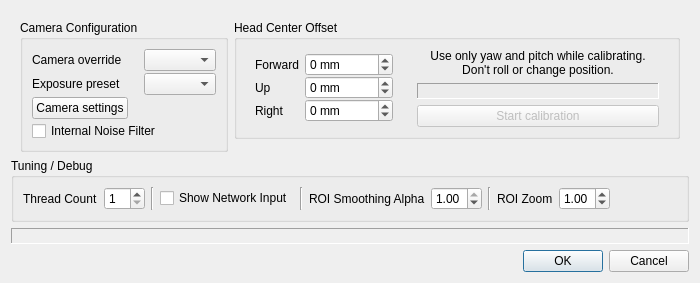
<?xml version="1.0" encoding="UTF-8"?>
<ui version="4.0">
 <class>Form</class>
 <widget class="QWidget" name="Form">
  <property name="windowModality">
   <enum>Qt::NonModal</enum>
  </property>
  <property name="geometry">
   <rect>
    <x>0</x>
    <y>0</y>
    <width>654</width>
    <height>253</height>
   </rect>
  </property>
  <property name="windowTitle">
   <string>Tracker settings</string>
  </property>
  <layout class="QGridLayout" name="gridLayout">
   <item row="5" column="0">
    <widget class="QGroupBox" name="tuningOptionsBox">
     <property name="sizePolicy">
      <sizepolicy hsizetype="Preferred" vsizetype="Preferred">
       <horstretch>0</horstretch>
       <verstretch>0</verstretch>
      </sizepolicy>
     </property>
     <property name="minimumSize">
      <size>
       <width>0</width>
       <height>0</height>
      </size>
     </property>
     <property name="autoFillBackground">
      <bool>true</bool>
     </property>
     <property name="title">
      <string>Tuning / Debug</string>
     </property>
     <layout class="QGridLayout" name="gridLayout_2">
      <item row="0" column="4">
       <widget class="Line" name="line">
        <property name="orientation">
         <enum>Qt::Vertical</enum>
        </property>
       </widget>
      </item>
      <item row="0" column="1">
       <widget class="QSpinBox" name="threadCount">
        <property name="toolTip">
         <string>Number of threads. Can be used to balance the CPU load between the game and the tracker.</string>
        </property>
        <property name="minimum">
         <number>1</number>
        </property>
        <property name="maximum">
         <number>32</number>
        </property>
       </widget>
      </item>
      <item row="0" column="2">
       <widget class="Line" name="line_3">
        <property name="orientation">
         <enum>Qt::Vertical</enum>
        </property>
       </widget>
      </item>
      <item row="0" column="12">
       <widget class="QDoubleSpinBox" name="roiZoom">
        <property name="toolTip">
         <string>Zoom factor for the face region. Applied before the patch is fed into the pose estimation model. There is a sweet spot near 1.</string>
        </property>
        <property name="minimum">
         <double>0.100000000000000</double>
        </property>
        <property name="maximum">
         <double>2.000000000000000</double>
        </property>
        <property name="singleStep">
         <double>0.010000000000000</double>
        </property>
        <property name="value">
         <double>1.000000000000000</double>
        </property>
       </widget>
      </item>
      <item row="0" column="9">
       <widget class="QDoubleSpinBox" name="roiFilterAlpha">
        <property name="sizePolicy">
         <sizepolicy hsizetype="Minimum" vsizetype="Fixed">
          <horstretch>0</horstretch>
          <verstretch>0</verstretch>
         </sizepolicy>
        </property>
        <property name="maximumSize">
         <size>
          <width>150</width>
          <height>16777215</height>
         </size>
        </property>
        <property name="toolTip">
         <string>Amount of smoothing of the face region coordinates. Can help stabilize the pose.</string>
        </property>
        <property name="wrapping">
         <bool>false</bool>
        </property>
        <property name="decimals">
         <number>2</number>
        </property>
        <property name="maximum">
         <double>1.000000000000000</double>
        </property>
        <property name="singleStep">
         <double>0.010000000000000</double>
        </property>
        <property name="value">
         <double>1.000000000000000</double>
        </property>
       </widget>
      </item>
      <item row="0" column="11">
       <widget class="QLabel" name="roiZoomLabel">
        <property name="text">
         <string>ROI Zoom</string>
        </property>
       </widget>
      </item>
      <item row="0" column="8">
       <widget class="QLabel" name="roiFilterAlphaLabel">
        <property name="sizePolicy">
         <sizepolicy hsizetype="Minimum" vsizetype="Minimum">
          <horstretch>0</horstretch>
          <verstretch>0</verstretch>
         </sizepolicy>
        </property>
        <property name="text">
         <string>ROI Smoothing Alpha</string>
        </property>
       </widget>
      </item>
      <item row="0" column="3">
       <widget class="QCheckBox" name="showNetworkInput">
        <property name="sizePolicy">
         <sizepolicy hsizetype="Minimum" vsizetype="Fixed">
          <horstretch>0</horstretch>
          <verstretch>0</verstretch>
         </sizepolicy>
        </property>
        <property name="toolTip">
         <string>Show the image patch that the pose estimation model sees.</string>
        </property>
        <property name="text">
         <string>Show Network Input</string>
        </property>
       </widget>
      </item>
      <item row="0" column="10">
       <widget class="Line" name="line_2">
        <property name="orientation">
         <enum>Qt::Vertical</enum>
        </property>
       </widget>
      </item>
      <item row="0" column="0">
       <widget class="QLabel" name="threadCountLabel">
        <property name="text">
         <string>Thread Count</string>
        </property>
       </widget>
      </item>
      <item row="0" column="13">
       <spacer name="horizontalSpacer">
        <property name="orientation">
         <enum>Qt::Horizontal</enum>
        </property>
        <property name="sizeHint" stdset="0">
         <size>
          <width>40</width>
          <height>20</height>
         </size>
        </property>
       </spacer>
      </item>
     </layout>
    </widget>
   </item>
   <item row="10" column="0">
    <widget class="QDialogButtonBox" name="buttonBox">
     <property name="standardButtons">
      <set>QDialogButtonBox::Cancel|QDialogButtonBox::Ok</set>
     </property>
    </widget>
   </item>
   <item row="8" column="0">
    <widget class="QLabel" name="resolution_display">
     <property name="autoFillBackground">
      <bool>true</bool>
     </property>
     <property name="frameShape">
      <enum>QFrame::Panel</enum>
     </property>
     <property name="frameShadow">
      <enum>QFrame::Sunken</enum>
     </property>
     <property name="text">
      <string notr="true"/>
     </property>
    </widget>
   </item>
   <item row="1" column="0">
    <widget class="QWidget" name="widget" native="true">
     <layout class="QHBoxLayout" name="horizontalLayout_2">
      <property name="bottomMargin">
       <number>0</number>
      </property>
      <item alignment="Qt::AlignTop">
       <widget class="QGroupBox" name="groupBox">
        <property name="sizePolicy">
         <sizepolicy hsizetype="Maximum" vsizetype="Preferred">
          <horstretch>0</horstretch>
          <verstretch>0</verstretch>
         </sizepolicy>
        </property>
        <property name="autoFillBackground">
         <bool>true</bool>
        </property>
        <property name="title">
         <string>Camera Configuration</string>
        </property>
        <property name="flat">
         <bool>false</bool>
        </property>
        <property name="checkable">
         <bool>false</bool>
        </property>
        <layout class="QHBoxLayout" name="horizontalLayout">
         <property name="spacing">
          <number>10</number>
         </property>
         <property name="bottomMargin">
          <number>8</number>
         </property>
         <item>
          <layout class="QGridLayout" name="gridLayout_3">
           <property name="sizeConstraint">
            <enum>QLayout::SetDefaultConstraint</enum>
           </property>
           <property name="leftMargin">
            <number>0</number>
           </property>
           <property name="topMargin">
            <number>0</number>
           </property>
           <property name="rightMargin">
            <number>0</number>
           </property>
           <property name="bottomMargin">
            <number>0</number>
           </property>
           <property name="horizontalSpacing">
            <number>16</number>
           </property>
           <property name="verticalSpacing">
            <number>2</number>
           </property>
           <item row="0" column="1">
            <widget class="QComboBox" name="cameraName">
             <property name="sizePolicy">
              <sizepolicy hsizetype="Preferred" vsizetype="Maximum">
               <horstretch>0</horstretch>
               <verstretch>0</verstretch>
              </sizepolicy>
             </property>
            </widget>
           </item>
           <item row="0" column="0">
            <widget class="QLabel" name="label_10">
             <property name="text">
              <string>Camera override</string>
             </property>
            </widget>
           </item>
           <item row="1" column="1">
            <widget class="QComboBox" name="exposure_preset">
             <property name="sizePolicy">
              <sizepolicy hsizetype="Preferred" vsizetype="Maximum">
               <horstretch>0</horstretch>
               <verstretch>0</verstretch>
              </sizepolicy>
             </property>
            </widget>
           </item>
           <item row="1" column="0">
            <widget class="QLabel" name="label">
             <property name="text">
              <string>Exposure preset</string>
             </property>
            </widget>
           </item>
           <item row="3" column="0" colspan="2">
            <widget class="QCheckBox" name="internal_filter_enabled">
             <property name="text">
              <string>Internal Noise Filter</string>
             </property>
            </widget>
           </item>
           <item row="2" column="0">
            <widget class="QPushButton" name="camera_settings">
             <property name="sizePolicy">
              <sizepolicy hsizetype="Maximum" vsizetype="Maximum">
               <horstretch>0</horstretch>
               <verstretch>0</verstretch>
              </sizepolicy>
             </property>
             <property name="text">
              <string>Camera settings</string>
             </property>
            </widget>
           </item>
          </layout>
         </item>
        </layout>
       </widget>
      </item>
      <item alignment="Qt::AlignTop">
       <widget class="QGroupBox" name="groupBox_10">
        <property name="sizePolicy">
         <sizepolicy hsizetype="Preferred" vsizetype="Preferred">
          <horstretch>0</horstretch>
          <verstretch>0</verstretch>
         </sizepolicy>
        </property>
        <property name="autoFillBackground">
         <bool>true</bool>
        </property>
        <property name="title">
         <string>Head Center Offset</string>
        </property>
        <layout class="QGridLayout" name="gridLayout_5">
         <property name="bottomMargin">
          <number>0</number>
         </property>
         <item row="0" column="0">
          <widget class="QFrame" name="frame_4">
           <property name="sizePolicy">
            <sizepolicy hsizetype="Preferred" vsizetype="Maximum">
             <horstretch>0</horstretch>
             <verstretch>0</verstretch>
            </sizepolicy>
           </property>
           <property name="maximumSize">
            <size>
             <width>16777215</width>
             <height>16777215</height>
            </size>
           </property>
           <property name="frameShape">
            <enum>QFrame::NoFrame</enum>
           </property>
           <property name="frameShadow">
            <enum>QFrame::Raised</enum>
           </property>
           <layout class="QGridLayout" name="gridLayout_11">
            <property name="sizeConstraint">
             <enum>QLayout::SetDefaultConstraint</enum>
            </property>
            <property name="topMargin">
             <number>0</number>
            </property>
            <property name="verticalSpacing">
             <number>0</number>
            </property>
            <item row="1" column="1">
             <widget class="QSpinBox" name="ty_spin">
              <property name="maximumSize">
               <size>
                <width>150</width>
                <height>16777215</height>
               </size>
              </property>
              <property name="suffix">
               <string> mm</string>
              </property>
              <property name="minimum">
               <number>-65535</number>
              </property>
              <property name="maximum">
               <number>65536</number>
              </property>
             </widget>
            </item>
            <item row="0" column="1">
             <widget class="QSpinBox" name="tx_spin">
              <property name="maximumSize">
               <size>
                <width>150</width>
                <height>16777215</height>
               </size>
              </property>
              <property name="suffix">
               <string> mm</string>
              </property>
              <property name="minimum">
               <number>-65535</number>
              </property>
              <property name="maximum">
               <number>65536</number>
              </property>
             </widget>
            </item>
            <item row="1" column="0">
             <widget class="QLabel" name="label_62">
              <property name="sizePolicy">
               <sizepolicy hsizetype="Maximum" vsizetype="Preferred">
                <horstretch>0</horstretch>
                <verstretch>0</verstretch>
               </sizepolicy>
              </property>
              <property name="text">
               <string>Up</string>
              </property>
             </widget>
            </item>
            <item row="0" column="0">
             <widget class="QLabel" name="label_61">
              <property name="sizePolicy">
               <sizepolicy hsizetype="Maximum" vsizetype="Preferred">
                <horstretch>0</horstretch>
                <verstretch>0</verstretch>
               </sizepolicy>
              </property>
              <property name="text">
               <string>Forward</string>
              </property>
             </widget>
            </item>
            <item row="2" column="1">
             <widget class="QSpinBox" name="tz_spin">
              <property name="maximumSize">
               <size>
                <width>150</width>
                <height>16777215</height>
               </size>
              </property>
              <property name="suffix">
               <string> mm</string>
              </property>
              <property name="minimum">
               <number>-65535</number>
              </property>
              <property name="maximum">
               <number>65536</number>
              </property>
             </widget>
            </item>
            <item row="2" column="0">
             <widget class="QLabel" name="label_66">
              <property name="sizePolicy">
               <sizepolicy hsizetype="Maximum" vsizetype="Preferred">
                <horstretch>0</horstretch>
                <verstretch>0</verstretch>
               </sizepolicy>
              </property>
              <property name="text">
               <string>Right</string>
              </property>
             </widget>
            </item>
           </layout>
          </widget>
         </item>
         <item row="0" column="1">
          <widget class="QFrame" name="frame_5">
           <property name="sizePolicy">
            <sizepolicy hsizetype="Preferred" vsizetype="Maximum">
             <horstretch>0</horstretch>
             <verstretch>0</verstretch>
            </sizepolicy>
           </property>
           <property name="minimumSize">
            <size>
             <width>260</width>
             <height>0</height>
            </size>
           </property>
           <property name="frameShape">
            <enum>QFrame::NoFrame</enum>
           </property>
           <property name="frameShadow">
            <enum>QFrame::Raised</enum>
           </property>
           <layout class="QVBoxLayout" name="verticalLayout_2">
            <property name="topMargin">
             <number>0</number>
            </property>
            <item>
             <widget class="QLabel" name="label_59">
              <property name="sizePolicy">
               <sizepolicy hsizetype="Preferred" vsizetype="Maximum">
                <horstretch>0</horstretch>
                <verstretch>0</verstretch>
               </sizepolicy>
              </property>
              <property name="text">
               <string>Use only yaw and pitch while calibrating.
Don't roll or change position.</string>
              </property>
              <property name="alignment">
               <set>Qt::AlignCenter</set>
              </property>
              <property name="wordWrap">
               <bool>true</bool>
              </property>
              <property name="openExternalLinks">
               <bool>false</bool>
              </property>
             </widget>
            </item>
            <item>
             <widget class="QLabel" name="sample_count_display">
              <property name="sizePolicy">
               <sizepolicy hsizetype="Minimum" vsizetype="Maximum">
                <horstretch>0</horstretch>
                <verstretch>0</verstretch>
               </sizepolicy>
              </property>
              <property name="frameShape">
               <enum>QFrame::Panel</enum>
              </property>
              <property name="frameShadow">
               <enum>QFrame::Sunken</enum>
              </property>
              <property name="text">
               <string/>
              </property>
              <property name="wordWrap">
               <bool>true</bool>
              </property>
             </widget>
            </item>
            <item>
             <widget class="QPushButton" name="tcalib_button">
              <property name="enabled">
               <bool>false</bool>
              </property>
              <property name="sizePolicy">
               <sizepolicy hsizetype="Minimum" vsizetype="Maximum">
                <horstretch>0</horstretch>
                <verstretch>0</verstretch>
               </sizepolicy>
              </property>
              <property name="text">
               <string>Start calibration</string>
              </property>
              <property name="checkable">
               <bool>true</bool>
              </property>
             </widget>
            </item>
           </layout>
          </widget>
         </item>
        </layout>
       </widget>
      </item>
     </layout>
    </widget>
   </item>
   <item row="9" column="0">
    <spacer name="verticalSpacer">
     <property name="orientation">
      <enum>Qt::Vertical</enum>
     </property>
     <property name="sizeHint" stdset="0">
      <size>
       <width>20</width>
       <height>0</height>
      </size>
     </property>
    </spacer>
   </item>
  </layout>
 </widget>
 <tabstops>
  <tabstop>cameraName</tabstop>
  <tabstop>tx_spin</tabstop>
  <tabstop>ty_spin</tabstop>
  <tabstop>tz_spin</tabstop>
  <tabstop>tcalib_button</tabstop>
  <tabstop>threadCount</tabstop>
  <tabstop>showNetworkInput</tabstop>
  <tabstop>roiFilterAlpha</tabstop>
  <tabstop>roiZoom</tabstop>
 </tabstops>
 <resources/>
 <connections/>
 <designerdata>
  <property name="gridDeltaX">
   <number>10</number>
  </property>
  <property name="gridDeltaY">
   <number>10</number>
  </property>
  <property name="gridSnapX">
   <bool>false</bool>
  </property>
  <property name="gridSnapY">
   <bool>false</bool>
  </property>
  <property name="gridVisible">
   <bool>true</bool>
  </property>
 </designerdata>
</ui>
